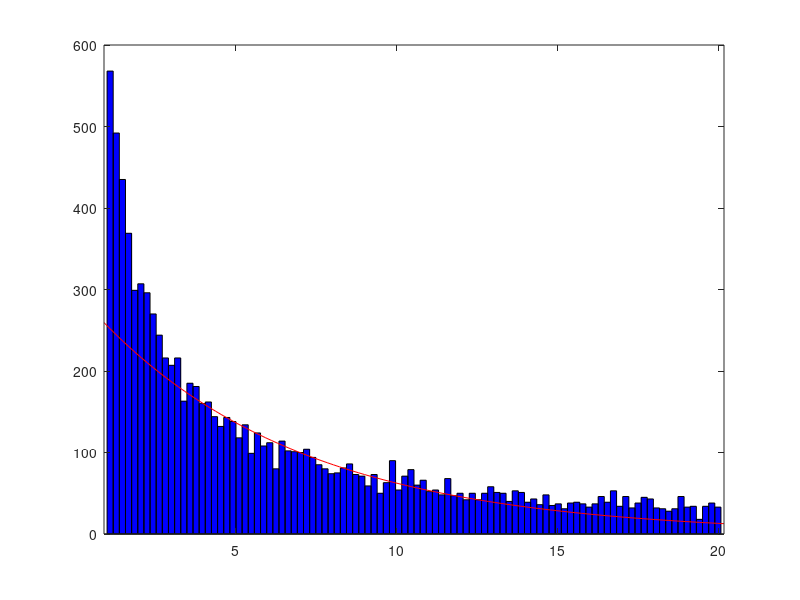

Write the MATLAB code that produced this figure.
% Create 10k random integers with unifom distribution
uniform = rand(1,10000);

% load uniform results into the array
k = 3;

% populating the exponential array
%exp_vals = exp((1/uniform)*(-k));

exp_vals = zeros (1,10000);
result = 0;

for i = 1 : 10000
    result = exp((uniform(i))*(k));
    exp_vals(i) = result;
end

% plot
histfit(exp_vals,100,'exponential');

